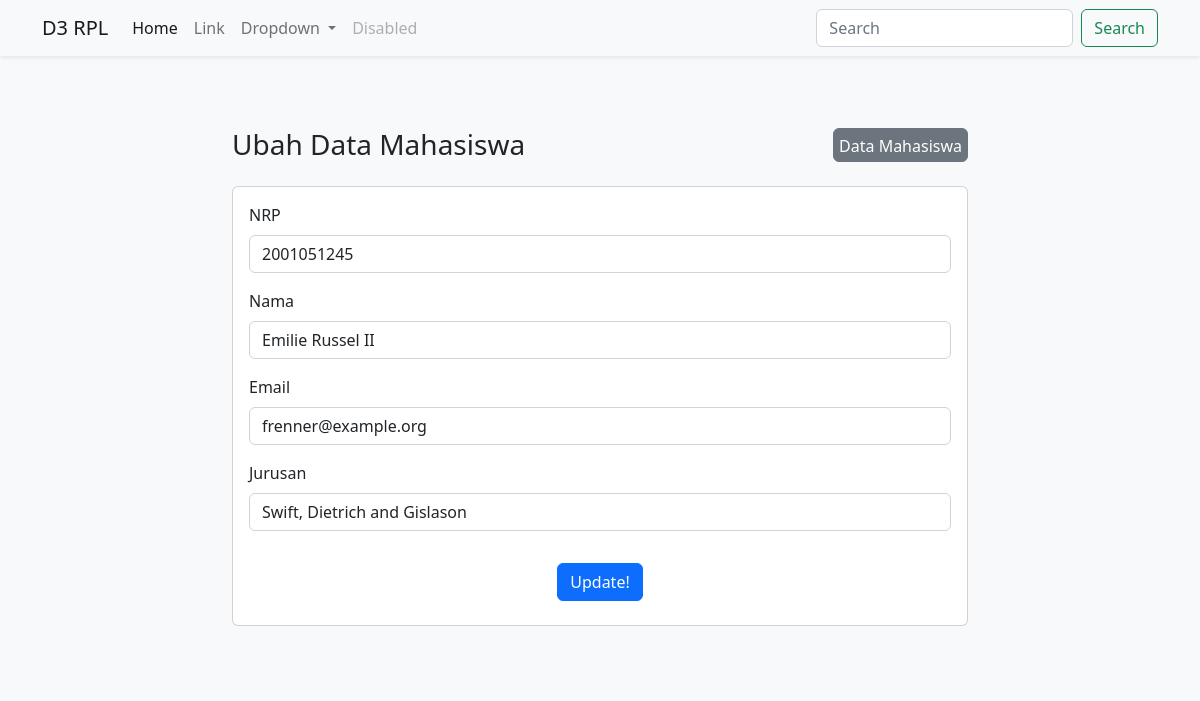
The page /index.php/mahasiswa/ubah/36 on the database its author committed.
### tables this page shows
CREATE TABLE `cuih` (
  `id` int(11) NOT NULL,
  `nama` varchar(100) NOT NULL,
  `nrp` int(10) NOT NULL,
  `email` varchar(100) DEFAULT NULL,
  `jurusan` varchar(100) NOT NULL
);

### application/controllers/Mahasiswa.php (called while the page is built, shortened)
<?php
class Mahasiswa extends CI_Controller {
    public function __construct()
    {
        $this->load->model('modelMahasiswa');
    }
    public function ubah ($id) {
        $data['judul'] = 'Ubah Data Mahasiswa';
        $data['mahasiswa'] = $this->modelMahasiswa->getMahasiswaById($id);
        $this->load->view('templates/header', $data);
        $this->load->view('mahasiswa/ubah', $data);
        $this->load->view('templates/footer');
    }
}
?>

### index.php (called while the page is built, shortened)
<?php
require_once BASEPATH.'core/CodeIgniter.php';

### application/models/modelMahasiswa.php (called while the page is built, shortened)
<?php
class modelMahasiswa extends CI_Model {
    public function getMahasiswaById ($id) {
        return $this->db->get_where('cuih', ['id' => $id])->row_array();
    }
}
?>

### application/views/mahasiswa/ubah.php (the view, shortened to what this page needs)
<div class="row mt-4 pt-5 d-flex justify-content-center mb-5">
    <div class="col-8 mb-5">
        <div class="d-flex justify-content-between mb-3">
            <h3>Ubah Data Mahasiswa</h3>
            <a style="padding:5px; height: 34px" class="btn btn-secondary" href="<?php echo site_url() ?>index.php/mahasiswa"> Data Mahasiswa</a>
        </div>
        <form action="" method="post">
            <div class="card">
                <div class="card-body">
                    <div class="mb-3">
                        <label for="nrp" class="form-label">NRP </label>
                        <input type="text" id="nrp" class="form-control" name="nrp" value="<?php echo $mahasiswa['nrp'] ?>">
                    </div>
                    <div class="mb-3">
                        <label for="nama" class="form-label">Nama </label>
                        <input type="text" id="nama" class="form-control" name="nama" value="<?php echo $mahasiswa['nama'] ?>">
                    </div>
                    <div class="mb-3">
                        <label for="email" class="form-label">Email </label>
                        <input type="text" id="email" class="form-control" name="email" value="<?php echo $mahasiswa['email'] ?>">
                    </div>
                    <div class="mb-3">
                        <label for="jurusan" class="form-label">Jurusan </label>
                        <input type="text" id="jurusan" class="form-control" name="jurusan" value="<?php echo $mahasiswa['jurusan'] ?>">
                    </div>
                </div>
                <div class="d-flex justify-content-center">
                    <button class="mb-4 btn btn-primary" type="submit" name="ubah">Update!</button>
                </div>
            </div>
        </form>
    </div>
</div>

### rows shown on the page
cuih: nrp "2001051245", nama "Emilie Russel II", email "frenner@example.org", jurusan "Swift, Dietrich and Gislason"
